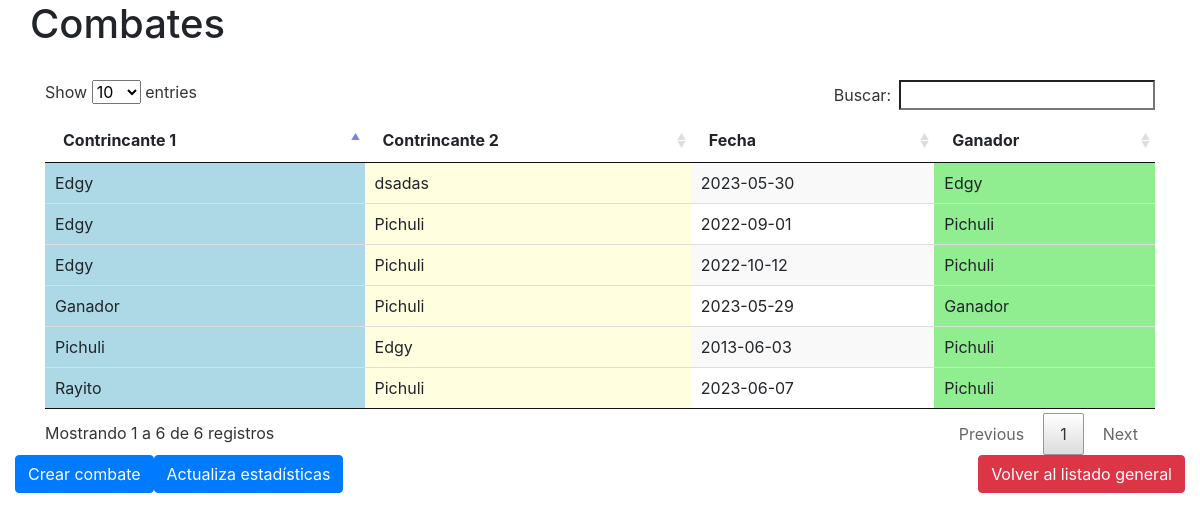
The app's page /combate.php, older data.
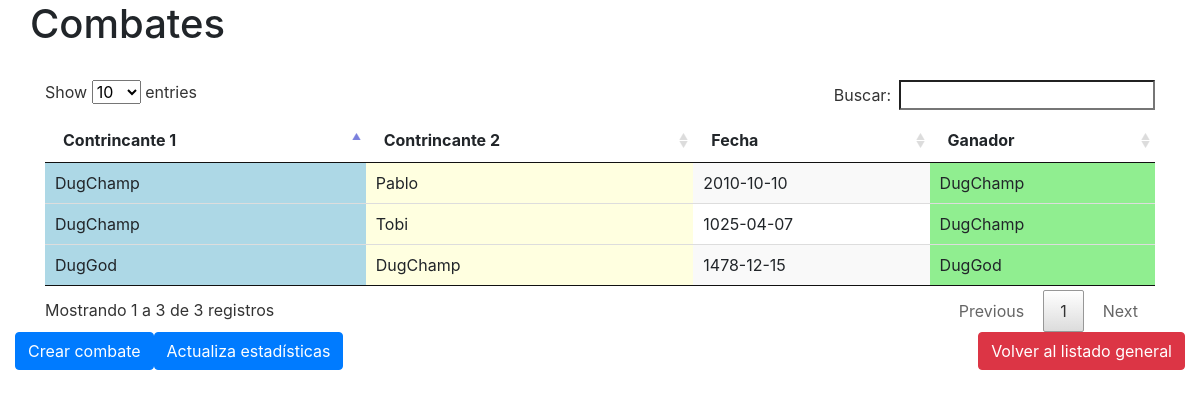
The same page, newer data.
### tables this page shows
CREATE TABLE `combates` (
  `id_combate` int(5) NOT NULL,
  `idpk1` int(5) NOT NULL,
  `idpk2` int(5) NOT NULL,
  `pokemon1` varchar(30) NOT NULL,
  `pokemon2` varchar(30) NOT NULL,
  `fecha` date NOT NULL,
  `ganador` varchar(30) NOT NULL
);

### combate.php (the view, shortened to what this page needs)
<?php
require 'conexion.php';
$sql = "SELECT *  from combates;";
$resultado = $mysqli->query($sql);
?>
<!DOCTYPE html>
<html lang="en">
<head>
		<link rel="stylesheet" href="css/bootstrap.min.css">
		<link rel="stylesheet" href="css/jquery.dataTables.min.css">
</head>
<body>
<div class="container">
			<div class="row">
				<h1>Combates</h1>
			</div>
			<br>
			<table id="tabla" class="display" style="width:100%">
				<thead>
					<tr>
						<th>Contrincante 1</th>
						<th>Contrincante 2</th>
						<th>Fecha</th>
						<th>Ganador</th>
					</tr>
				</thead>
				<tbody>
					<?php
						while($fila = $resultado->fetch_assoc()){
						echo "<tr>";
							echo "<td style='background-color: lightblue;'>",$fila['pokemon1'],"</td>";
							echo "<td style='background-color: lightyellow;'>",$fila['pokemon2'],"</td>";
							echo "<td>",$fila['fecha'],"</td>";
							echo "<td style='background-color: lightgreen;'>",$fila['ganador'],"</td>";
						echo "</tr>";
						}
					?>
				</tbody>
			</table>
			<div class="row" style="display:flex; justify-content: space-between";>
                <div class="row">
                    <p><a href="crearCombate.php" class="btn btn-primary">Crear combate</a></p>
					<p><a href= 'actualizaCombate.php' class='btn btn-primary'>Actualiza estadísticas</a></p>
                </div>
                <div class="row">
				<p><a href="pokemon.php" class="btn btn-danger">Volver al listado general</a></p>
                </div>
			</div>
			<br>
		</div>
</body>
</html>

Row changes from the older to the newer data that the page shows:
removed combates: pokemon1 "Pichuli", pokemon2 "Edgy", fecha "2013-06-03", ganador "Pichuli"
removed combates: pokemon1 "Rayito", pokemon2 "Pichuli", fecha "2023-06-07", ganador "Pichuli"
removed combates: pokemon1 "Edgy", pokemon2 "dsadas", fecha "2023-05-30", ganador "Edgy"
removed combates: pokemon1 "Edgy", pokemon2 "Pichuli", fecha "2022-09-01", ganador "Pichuli"
removed combates: pokemon1 "Edgy", pokemon2 "Pichuli", fecha "2022-10-12", ganador "Pichuli"
removed combates: pokemon1 "Ganador", pokemon2 "Pichuli", fecha "2023-05-29", ganador "Ganador"
added combates: pokemon1 "DugChamp", pokemon2 "Pablo", fecha "2010-10-10", ganador "DugChamp"
added combates: pokemon1 "DugChamp", pokemon2 "Tobi", fecha "1025-04-07", ganador "DugChamp"
added combates: pokemon1 "DugGod", pokemon2 "DugChamp", fecha "1478-12-15", ganador "DugGod"
Text that changed along with them:
text written by a page script: "Show entries Buscar: Mostrando 1 a 6 de 6 registros Previous 1 Next" → "Show entries Buscar: Mostrando 1 a 3 de 3 registros Previous 1 Next"
